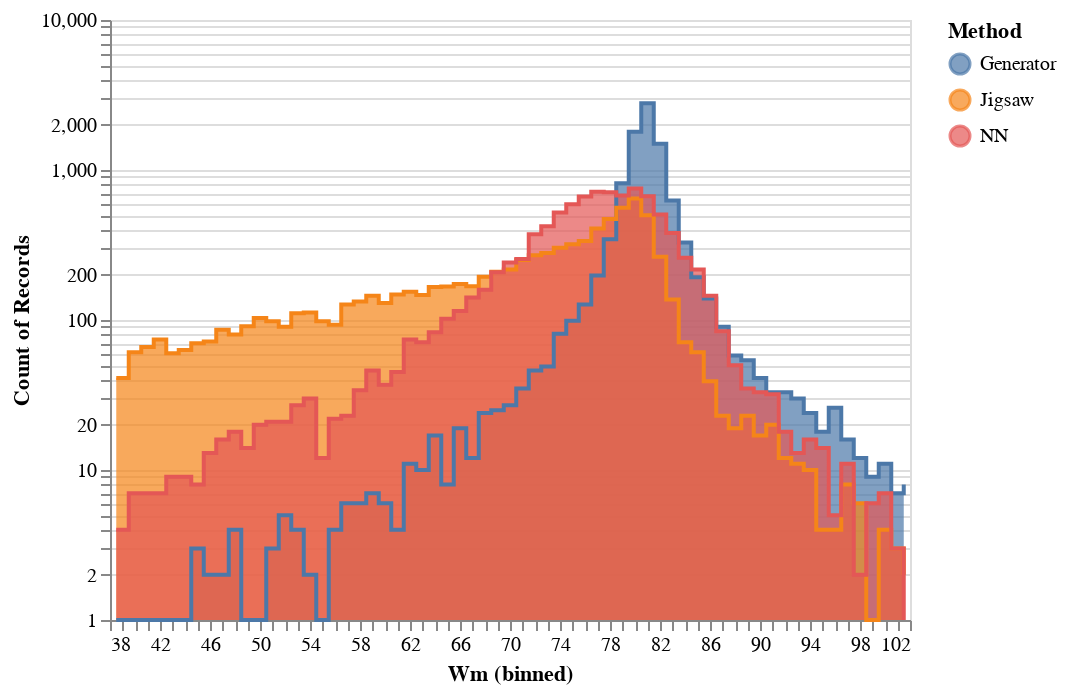

The cell this chart's notebook holds for it:
### Code cell
chart_data = pd.DataFrame({'Generator': df_test['Wm_gen'].values, 'Jigsaw': df_test['Wm_reco'].values, 'NN': Wm_pred})

alt.Chart(chart_data).transform_fold(['Generator', 'Jigsaw', 'NN'], as_=['Method', 'Wm']).mark_area(interpolate='step-after', line=True, opacity=0.7).encode(alt.X("Wm:Q", bin=alt.Bin(extent=[38, 102], step=1)), y=alt.Y("count()", stack=None, scale=alt.Scale(type='log')), color='Method:N')

### Figure 1 — Vega-Lite specification as saved in the notebook (floating-point values rounded to 4 significant figures; data arrays with more than 128 entries replaced by an {"elided": "..."} marker saying what was removed)
{"config": {"view": {"continuousWidth": 400, "continuousHeight": 300}}, "data": {"name": "data-bbc341e1eee7b0a62527f5c88e460d28"}, "mark": {"type": "area", "interpolate": "step-after", "line": true, "opacity": 0.7}, "encoding": {"color": {"type": "nominal", "field": "Method"}, "x": {"type": "quantitative", "bin": {"extent": [38, 102], "step": 1}, "field": "Wm"}, "y": {"type": "quantitative", "aggregate": "count", "scale": {"type": "log"}, "stack": null}}, "transform": [{"fold": ["Generator", "Jigsaw", "NN"], "as": ["Method", "Wm"]}], "$schema": "https://vega.github.io/schema/vega-lite/v4.0.2.json", "datasets": {"data-bbc341e1eee7b0a62527f5c88e460d28": {"elided": "10000 records"}}}
